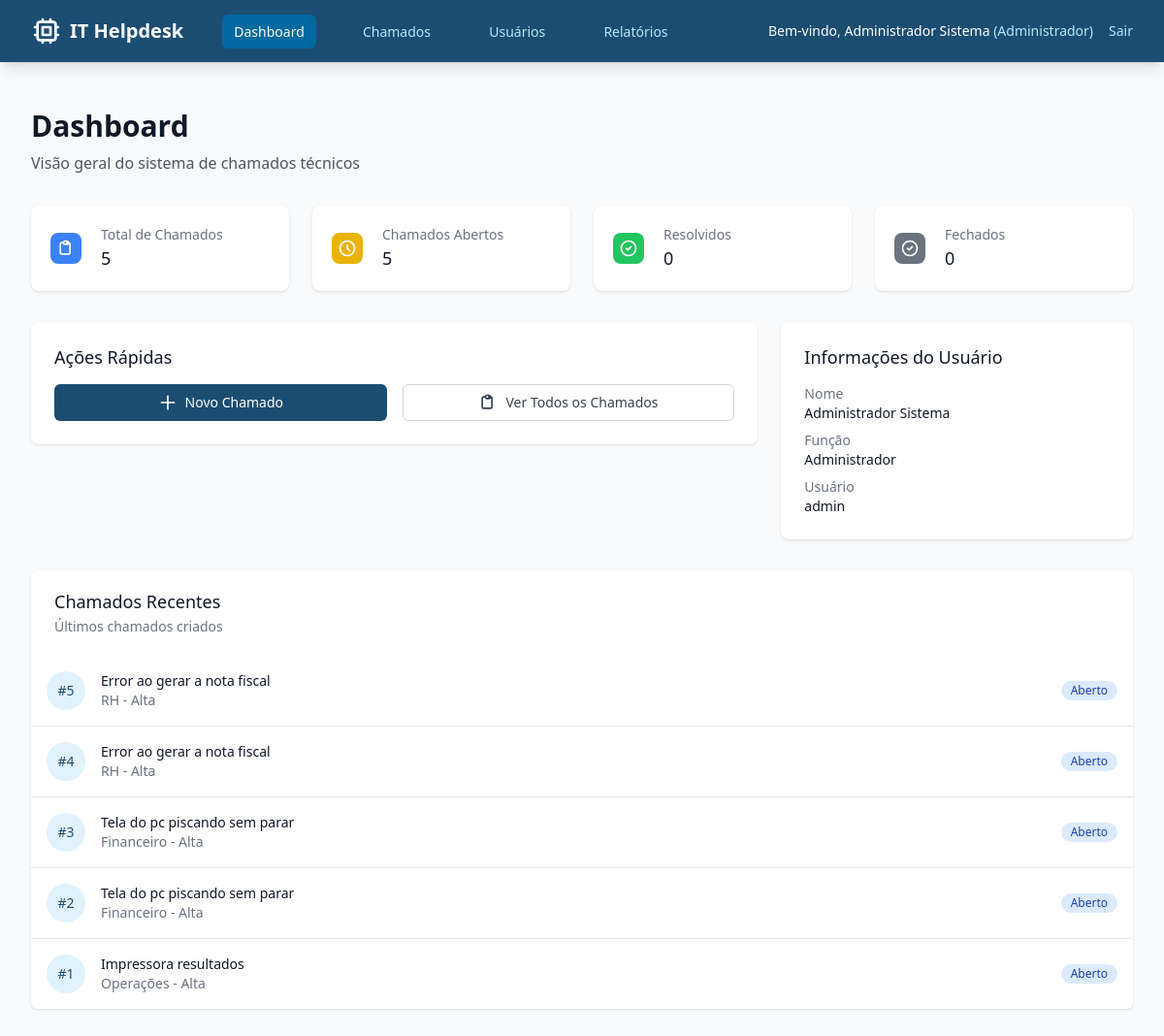
Screenshot of / (signed in) with the database file from the repository.
### simple_app.py (models this page shows)
class Ticket(db.Model):
    id = db.Column(db.Integer, primary_key=True)
    title = db.Column(db.String(200), nullable=False)
    description = db.Column(db.Text, nullable=False)
    department = db.Column(db.String(100), nullable=False)
    priority = db.Column(db.String(10), nullable=False)
    status = db.Column(db.String(20), default='Aberto')
    observations = db.Column(db.Text)
    created_at = db.Column(db.DateTime, default=datetime.utcnow)
    updated_at = db.Column(db.DateTime, default=datetime.utcnow, onupdate=datetime.utcnow)
    resolved_at = db.Column(db.DateTime)
    closed_at = db.Column(db.DateTime)
    sla_due = db.Column(db.DateTime)
    sla_violated = db.Column(db.Boolean, default=False)
    creator_id = db.Column(db.Integer, db.ForeignKey('user.id'), nullable=False)
    assigned_to = db.Column(db.Integer, db.ForeignKey('user.id'))

### simple_app.py (the view)
@app.route('/')
def index():
    if 'user_id' not in session:
        return redirect(url_for('login'))
    try:
        stats = {
            'total_tickets': Ticket.query.count(),
            'open_tickets': Ticket.query.filter(Ticket.status.in_(['Aberto', 'Em Andamento'])).count(),
            'resolved_tickets': Ticket.query.filter_by(status='Resolvido').count(),
            'closed_tickets': Ticket.query.filter_by(status='Fechado').count()
        }
        user_role = session.get('user_role')
        user_id = session.get('user_id')
        if user_role == 'Colaborador':
            recent_tickets = Ticket.query.filter_by(creator_id=user_id).order_by(Ticket.created_at.desc()).limit(5).all()
        else:
            recent_tickets = Ticket.query.order_by(Ticket.created_at.desc()).limit(5).all()
        return render_template('simple_dashboard.html', stats=stats, recent_tickets=recent_tickets)
    except Exception as e:
        print(f"Database error in dashboard: {e}")
        stats = {'total_tickets': 0, 'open_tickets': 0, 'resolved_tickets': 0, 'closed_tickets': 0}
        recent_tickets = []
        return render_template('simple_dashboard.html', stats=stats, recent_tickets=recent_tickets, error="Erro de conexão com banco de dados")

### templates/simple_dashboard.html (shortened to what this page needs)
<!DOCTYPE html>
<html lang="pt-BR">
<head>
    <script src="https://cdn.tailwindcss.com"></script>
    <link rel="stylesheet" href="{{ url_for('static', filename='css/style.css') }}">
</head>
<body class="bg-gray-50 font-sans">
    <nav class="bg-primary-600 shadow-lg">
        <div class="max-w-7xl mx-auto px-4 sm:px-6 lg:px-8">
            <div class="flex justify-between h-16">
                <div class="flex items-center">
                    <div class="flex-shrink-0 flex items-center">
                        <svg class="w-8 h-8 text-white" fill="none" stroke="currentColor" viewBox="0 0 24 24">
                            <path stroke-linecap="round" stroke-linejoin="round" stroke-width="2" d="M9 3v2m6-2v2M9 19v2m6-2v2M5 9H3m2 6H3m18-6h-2m2 6h-2M7 19h10a2 2 0 002-2V7a2 2 0 00-2-2H7a2 2 0 00-2 2v10a2 2 0 002 2zM9 9h6v6H9V9z"></path>
                        </svg>
                        <span class="ml-2 text-xl font-bold text-white">IT Helpdesk</span>
                    </div>
                    <div class="ml-10 space-x-8">
                        <a href="{{ url_for('index') }}" class="text-white hover:text-primary-200 px-3 py-2 rounded-md text-sm font-medium bg-primary-700">Dashboard</a>
                        <a href="{{ url_for('tickets') }}" class="text-primary-200 hover:text-white px-3 py-2 rounded-md text-sm font-medium">Chamados</a>
                        {% if session.user_role in ['Administrador', 'Diretoria'] %}
                        <a href="{{ url_for('users') }}" class="text-primary-200 hover:text-white px-3 py-2 rounded-md text-sm font-medium">Usuários</a>
                        <a href="{{ url_for('reports') }}" class="text-primary-200 hover:text-white px-3 py-2 rounded-md text-sm font-medium">Relatórios</a>
                        {% endif %}
                    </div>
                </div>
                <div class="flex items-center space-x-4">
                    <span class="text-white text-sm">
                        Bem-vindo, <span class="font-medium">{{ session.user_name }}</span>
                        <span class="text-primary-200">({{ session.user_role }})</span>
                    </span>
                    <a href="{{ url_for('logout') }}" class="text-primary-200 hover:text-white text-sm">Sair</a>
                </div>
            </div>
        </div>
    </nav>
    <main class="max-w-7xl mx-auto py-6 sm:px-6 lg:px-8">
        <div class="px-4 py-6 sm:px-0">
            <div class="mb-8">
                <h1 class="text-3xl font-bold text-gray-900">Dashboard</h1>
                <p class="mt-2 text-gray-600">Visão geral do sistema de chamados técnicos</p>
            </div>
            <div class="grid grid-cols-1 md:grid-cols-2 lg:grid-cols-4 gap-6 mb-8">
                <div class="bg-white overflow-hidden shadow rounded-lg">
                    <div class="p-5">
                        <div class="flex items-center">
                            <div class="flex-shrink-0">
                                <div class="w-8 h-8 bg-blue-500 rounded-lg flex items-center justify-center">
                                    <svg class="w-5 h-5 text-white" fill="none" stroke="currentColor" viewBox="0 0 24 24">
                                        <path stroke-linecap="round" stroke-linejoin="round" stroke-width="2" d="M9 5H7a2 2 0 00-2 2v10a2 2 0 002 2h8a2 2 0 002-2V7a2 2 0 00-2-2h-2M9 5a2 2 0 002 2h2a2 2 0 002-2M9 5a2 2 0 012-2h2a2 2 0 012 2"></path>
                                    </svg>
                                </div>
                            </div>
                            <div class="ml-5 w-0 flex-1">
                                <dl>
                                    <dt class="text-sm font-medium text-gray-500 truncate">Total de Chamados</dt>
                                    <dd class="text-lg font-medium text-gray-900" id="totalTickets">{{ stats.total_tickets }}</dd>
                                </dl>
                            </div>
                        </div>
                    </div>
                </div>
                <div class="bg-white overflow-hidden shadow rounded-lg">
                    <div class="p-5">
                        <div class="flex items-center">
                            <div class="flex-shrink-0">
                                <div class="w-8 h-8 bg-yellow-500 rounded-lg flex items-center justify-center">
                                    <svg class="w-5 h-5 text-white" fill="none" stroke="currentColor" viewBox="0 0 24 24">
                                        <path stroke-linecap="round" stroke-linejoin="round" stroke-width="2" d="M12 8v4l3 3m6-3a9 9 0 11-18 0 9 9 0 0118 0z"></path>
                                    </svg>
                                </div>
                            </div>
                            <div class="ml-5 w-0 flex-1">
                                <dl>
                                    <dt class="text-sm font-medium text-gray-500 truncate">Chamados Abertos</dt>
                                    <dd class="text-lg font-medium text-gray-900" id="openTickets">{{ stats.open_tickets }}</dd>
                                </dl>
                            </div>
                        </div>
                    </div>
                </div>
                <div class="bg-white overflow-hidden shadow rounded-lg">
                    <div class="p-5">
                        <div class="flex items-center">
                            <div class="flex-shrink-0">
                                <div class="w-8 h-8 bg-green-500 rounded-lg flex items-center justify-center">
                                    <svg class="w-5 h-5 text-white" fill="none" stroke="currentColor" viewBox="0 0 24 24">
                                        <path stroke-linecap="round" stroke-linejoin="round" stroke-width="2" d="M9 12l2 2 4-4m6 2a9 9 0 11-18 0 9 9 0 0118 0z"></path>
                                    </svg>
                                </div>
                            </div>
                            <div class="ml-5 w-0 flex-1">
                                <dl>
                                    <dt class="text-sm font-medium text-gray-500 truncate">Resolvidos</dt>
                                    <dd class="text-lg font-medium text-gray-900" id="resolvedTickets">{{ stats.resolved_tickets }}</dd>
                                </dl>
                            </div>
                        </div>
                    </div>
                </div>
                <div class="bg-white overflow-hidden shadow rounded-lg">
                    <div class="p-5">
                        <div class="flex items-center">
                            <div class="flex-shrink-0">
                                <div class="w-8 h-8 bg-gray-500 rounded-lg flex items-center justify-center">
                                    <svg class="w-5 h-5 text-white" fill="none" stroke="currentColor" viewBox="0 0 24 24">
                                        <path stroke-linecap="round" stroke-linejoin="round" stroke-width="2" d="M9 12l2 2 4-4m6 2a9 9 0 11-18 0 9 9 0 0118 0z"></path>
                                    </svg>
                                </div>
                            </div>
                            <div class="ml-5 w-0 flex-1">
                                <dl>
                                    <dt class="text-sm font-medium text-gray-500 truncate">Fechados</dt>
                                    <dd class="text-lg font-medium text-gray-900" id="closedTickets">{{ stats.closed_tickets }}</dd>
                                </dl>
                            </div>
                        </div>
                    </div>
                </div>
            </div>
            <div class="grid grid-cols-1 lg:grid-cols-3 gap-6 mb-8">
                <div class="lg:col-span-2">
                    <div class="bg-white overflow-hidden shadow rounded-lg">
                        <div class="px-4 py-5 sm:p-6">
                            <h3 class="text-lg leading-6 font-medium text-gray-900 mb-4">Ações Rápidas</h3>
                            <div class="grid grid-cols-1 sm:grid-cols-2 gap-4">
                                <a href="{{ url_for('tickets') }}?action=create"
                                   class="inline-flex items-center justify-center px-4 py-2 border border-transparent text-sm font-medium rounded-md text-white bg-primary-600 hover:bg-primary-700">
                                    <svg class="w-5 h-5 mr-2" fill="none" stroke="currentColor" viewBox="0 0 24 24">
                                        <path stroke-linecap="round" stroke-linejoin="round" stroke-width="2" d="M12 4v16m8-8H4"></path>
                                    </svg>
                                    Novo Chamado
                                </a>
                                <a href="{{ url_for('tickets') }}"
                                   class="inline-flex items-center justify-center px-4 py-2 border border-gray-300 text-sm font-medium rounded-md text-gray-700 bg-white hover:bg-gray-50">
                                    <svg class="w-5 h-5 mr-2" fill="none" stroke="currentColor" viewBox="0 0 24 24">
                                        <path stroke-linecap="round" stroke-linejoin="round" stroke-width="2" d="M9 5H7a2 2 0 00-2 2v10a2 2 0 002 2h8a2 2 0 002-2V7a2 2 0 00-2-2h-2M9 5a2 2 0 002 2h2a2 2 0 002-2M9 5a2 2 0 012-2h2a2 2 0 012 2"></path>
                                    </svg>
                                    Ver Todos os Chamados
                                </a>
                            </div>
                        </div>
                    </div>
                </div>
                <div>
                    <div class="bg-white overflow-hidden shadow rounded-lg">
                        <div class="px-4 py-5 sm:p-6">
                            <h3 class="text-lg leading-6 font-medium text-gray-900 mb-4">Informações do Usuário</h3>
                            <dl class="space-y-2">
                                <div>
                                    <dt class="text-sm font-medium text-gray-500">Nome</dt>
                                    <dd class="text-sm text-gray-900">{{ session.user_name }}</dd>
                                </div>
                                <div>
                                    <dt class="text-sm font-medium text-gray-500">Função</dt>
                                    <dd class="text-sm text-gray-900">{{ session.user_role }}</dd>
                                </div>
                                <div>
                                    <dt class="text-sm font-medium text-gray-500">Usuário</dt>
                                    <dd class="text-sm text-gray-900">{{ session.username }}</dd>
                                </div>
                            </dl>
                        </div>
                    </div>
                </div>
            </div>
            {% if recent_tickets %}
            <div class="bg-white shadow overflow-hidden sm:rounded-md">
                <div class="px-4 py-5 sm:px-6">
                    <h3 class="text-lg leading-6 font-medium text-gray-900">Chamados Recentes</h3>
                    <p class="mt-1 max-w-2xl text-sm text-gray-500">Últimos chamados criados</p>
                </div>
                <ul class="divide-y divide-gray-200">
                    {% for ticket in recent_tickets %}
                    <li>
                        <div class="px-4 py-4 flex items-center justify-between">
                            <div class="flex items-center">
                                <div class="flex-shrink-0 h-10 w-10">
                                    <div class="h-10 w-10 rounded-full bg-primary-100 flex items-center justify-center">
                                        <span class="text-sm font-medium text-primary-600">#{{ ticket.id }}</span>
                                    </div>
                                </div>
                                <div class="ml-4">
                                    <div class="text-sm font-medium text-gray-900">{{ ticket.title }}</div>
                                    <div class="text-sm text-gray-500">{{ ticket.department }} - {{ ticket.priority }}</div>
                                </div>
                            </div>
                            <div class="flex items-center">
                                <span class="inline-flex items-center px-2.5 py-0.5 rounded-full text-xs font-medium
                                    {% if ticket.status == 'Aberto' %}bg-blue-100 text-blue-800{% endif %}
                                    {% if ticket.status == 'Fechado' %}bg-gray-100 text-gray-800{% endif %}">
                                    {{ ticket.status }}
                                </span>
                            </div>
                        </div>
                    </li>
                    {% endfor %}
                </ul>
            </div>
            {% endif %}
        </div>
    </main>
</body>
</html>

### static/css/style.css (style rules this page uses)
:root { --primary: 203 85% 35%; --primary-foreground: 0 0% 100%; --secondary: 200 25% 90%; --secondary-foreground: 203 85% 35%; --accent: 154 50% 45%; --accent-foreground: 0 0% 100%; --background: 210 11% 98%; --foreground: 210 40% 15%; --muted: 200 25% 95%; --muted-foreground: 210 40% 35%; --border: 200 25% 85%; --input: 200 25% 95%; --card: 0 0% 100%; --card-foreground: 210 40% 15%; --destructive: 0 65% 51%; --destructive-foreground: 0 0% 100%; --warning: 45 93% 47%; --warning-foreground: 0 0% 100%; --success: 154 50% 45%; --success-foreground: 0 0% 100%; }

### rows the page displays
Ticket: id "5", title "Error ao gerar a nota fiscal", department "RH", priority "Alta", status "Aberto"
Ticket: id "4", title "Error ao gerar a nota fiscal", department "RH", priority "Alta", status "Aberto"
Ticket: id "3", title "Tela do pc piscando sem parar", department "Financeiro", priority "Alta", status "Aberto"
Ticket: id "2", title "Tela do pc piscando sem parar", department "Financeiro", priority "Alta", status "Aberto"
Ticket: id "1", title "Impressora resultados", department "Operações", priority "Alta", status "Aberto"

### other values shown
{{ session.user_name }} "Administrador Sistema"
{{ session.user_role }} "Administrador"
{{ stats.total_tickets }} "5"
{{ stats.open_tickets }} "5"
{{ stats.resolved_tickets }} "0"
{{ stats.closed_tickets }} "0"
{{ session.username }} "admin"
